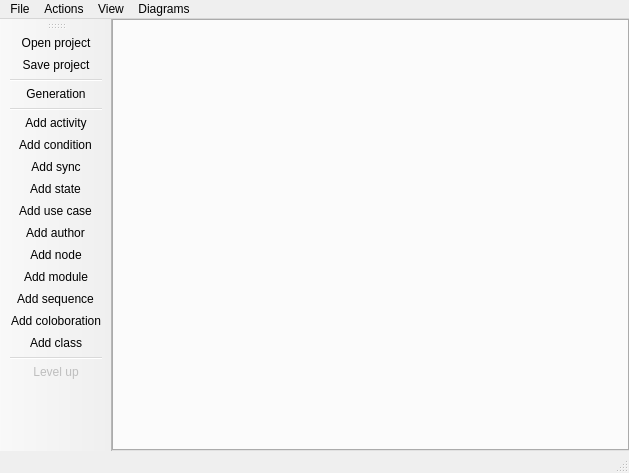
<?xml version="1.0" encoding="UTF-8"?>
<ui version="4.0">
 <class>EnterInputs</class>
 <widget class="QMainWindow" name="EnterInputs">
  <property name="geometry">
   <rect>
    <x>0</x>
    <y>0</y>
    <width>629</width>
    <height>473</height>
   </rect>
  </property>
  <property name="sizePolicy">
   <sizepolicy hsizetype="Maximum" vsizetype="Maximum">
    <horstretch>0</horstretch>
    <verstretch>0</verstretch>
   </sizepolicy>
  </property>
  <property name="windowTitle">
   <string>UML Editor</string>
  </property>
  <property name="windowIcon">
   <iconset>
    <normaloff>:/icons/images/new/network-config.png</normaloff>:/icons/images/new/network-config.png</iconset>
  </property>
  <property name="dockOptions">
   <set>QMainWindow::AllowNestedDocks|QMainWindow::AllowTabbedDocks|QMainWindow::AnimatedDocks</set>
  </property>
  <widget class="QWidget" name="centralWidget">
   <layout class="QVBoxLayout" name="verticalLayout_2">
    <property name="spacing">
     <number>0</number>
    </property>
    <property name="margin">
     <number>0</number>
    </property>
    <item>
     <layout class="QVBoxLayout" name="mainLayout"/>
    </item>
    <item>
     <widget class="QTabWidget" name="datagrams">
      <property name="tabPosition">
       <enum>QTabWidget::North</enum>
      </property>
      <property name="currentIndex">
       <number>-1</number>
      </property>
     </widget>
    </item>
   </layout>
  </widget>
  <widget class="QMenuBar" name="menuBar">
   <property name="geometry">
    <rect>
     <x>0</x>
     <y>0</y>
     <width>629</width>
     <height>18</height>
    </rect>
   </property>
   <widget class="QMenu" name="maFile">
    <property name="title">
     <string>File</string>
    </property>
    <addaction name="actionCreate_project"/>
    <addaction name="actionOpen_project"/>
    <addaction name="actionSave_project"/>
    <addaction name="separator"/>
    <addaction name="actionGeneration"/>
    <addaction name="separator"/>
    <addaction name="actionExit"/>
   </widget>
   <widget class="QMenu" name="maActions">
    <property name="title">
     <string>Actions</string>
    </property>
    <addaction name="actionAdd_activity"/>
    <addaction name="actionAddState"/>
    <addaction name="actionAdd_condition"/>
    <addaction name="actionAdd_sync"/>
    <addaction name="actionAdd_author"/>
    <addaction name="actionAdd_use_case"/>
    <addaction name="actionAdd_node"/>
    <addaction name="actionAdd_module"/>
    <addaction name="actionAdd_coloboration"/>
    <addaction name="actionAdd_sequence"/>
    <addaction name="actionAdd_class"/>
    <addaction name="separator"/>
    <addaction name="actionEdit_name_of_diagram"/>
   </widget>
   <widget class="QMenu" name="menuView">
    <property name="title">
     <string>View</string>
    </property>
    <addaction name="actionShow_toolbar"/>
   </widget>
   <widget class="QMenu" name="menuDiagrams">
    <property name="title">
     <string>Diagrams</string>
    </property>
    <addaction name="actionCreate_activity_diagram"/>
    <addaction name="actionCreate_fsm_diagram"/>
    <addaction name="actionCreate_use_case_diagram"/>
    <addaction name="actionCreate_class_diagram"/>
    <addaction name="actionCreate_topology_diagram"/>
    <addaction name="actionCreate_coloboration_diagram"/>
    <addaction name="actionCreate_sequence_diagram"/>
   </widget>
   <addaction name="maFile"/>
   <addaction name="maActions"/>
   <addaction name="menuView"/>
   <addaction name="menuDiagrams"/>
  </widget>
  <widget class="QToolBar" name="mainToolBar">
   <property name="windowTitle">
    <string>Панель инструментов</string>
   </property>
   <property name="toolTip">
    <string>Панель инструментов</string>
   </property>
   <attribute name="toolBarArea">
    <enum>LeftToolBarArea</enum>
   </attribute>
   <attribute name="toolBarBreak">
    <bool>false</bool>
   </attribute>
   <addaction name="actionOpen_project"/>
   <addaction name="actionSave_project"/>
   <addaction name="separator"/>
   <addaction name="actionGeneration"/>
   <addaction name="separator"/>
   <addaction name="actionAdd_activity"/>
   <addaction name="actionAdd_condition"/>
   <addaction name="actionAdd_sync"/>
   <addaction name="actionAddState"/>
   <addaction name="actionAdd_use_case"/>
   <addaction name="actionAdd_author"/>
   <addaction name="actionAdd_node"/>
   <addaction name="actionAdd_module"/>
   <addaction name="actionAdd_sequence"/>
   <addaction name="actionAdd_coloboration"/>
   <addaction name="actionAdd_class"/>
   <addaction name="separator"/>
   <addaction name="actionLevel_up"/>
  </widget>
  <widget class="QStatusBar" name="statusBar"/>
  <action name="actionAddState">
   <property name="icon">
    <iconset resource="../../share/mainResources.qrc">
     <normaloff>:/icon/StateBody</normaloff>:/icon/StateBody</iconset>
   </property>
   <property name="text">
    <string>Add state</string>
   </property>
   <property name="shortcut">
    <string>+</string>
   </property>
  </action>
  <action name="actionExit">
   <property name="icon">
    <iconset resource="../../share/mainResources.qrc">
     <normaloff>:/icons/images/exit.png</normaloff>:/icons/images/exit.png</iconset>
   </property>
   <property name="text">
    <string>Exit</string>
   </property>
   <property name="shortcut">
    <string>Ctrl+Q</string>
   </property>
  </action>
  <action name="actionGeneration">
   <property name="icon">
    <iconset resource="../../share/mainResources.qrc">
     <normaloff>:/icons/images/finish.png</normaloff>:/icons/images/finish.png</iconset>
   </property>
   <property name="text">
    <string>Generation</string>
   </property>
   <property name="shortcut">
    <string>Ctrl+R</string>
   </property>
  </action>
  <action name="actionLevel_up">
   <property name="enabled">
    <bool>false</bool>
   </property>
   <property name="icon">
    <iconset resource="../../share/mainResources.qrc">
     <normaloff>:/icons/images/go-up.png</normaloff>:/icons/images/go-up.png</iconset>
   </property>
   <property name="text">
    <string>Level up</string>
   </property>
   <property name="toolTip">
    <string>Level up</string>
   </property>
   <property name="shortcut">
    <string>PgUp, Backspace</string>
   </property>
  </action>
  <action name="actionSave_project">
   <property name="icon">
    <iconset resource="../../share/mainResources.qrc">
     <normaloff>:/textedit/images/filesave.png</normaloff>:/textedit/images/filesave.png</iconset>
   </property>
   <property name="text">
    <string>Save project</string>
   </property>
   <property name="toolTip">
    <string>Save project</string>
   </property>
   <property name="shortcut">
    <string>Ctrl+S</string>
   </property>
  </action>
  <action name="actionOpen_project">
   <property name="icon">
    <iconset resource="../../share/mainResources.qrc">
     <normaloff>:/icons/images/document-open.png</normaloff>:/icons/images/document-open.png</iconset>
   </property>
   <property name="text">
    <string>Open project</string>
   </property>
   <property name="toolTip">
    <string>Open project</string>
   </property>
   <property name="shortcut">
    <string>Ctrl+O</string>
   </property>
  </action>
  <action name="actionCreate_project">
   <property name="icon">
    <iconset resource="../../share/mainResources.qrc">
     <normaloff>:/icons/images/document-new.png</normaloff>:/icons/images/document-new.png</iconset>
   </property>
   <property name="text">
    <string>Create project</string>
   </property>
   <property name="shortcut">
    <string>Ctrl+N</string>
   </property>
  </action>
  <action name="actionAdd_activity">
   <property name="icon">
    <iconset resource="../../share/mainResources.qrc">
     <normaloff>:/icon/icons/idea.png</normaloff>:/icon/icons/idea.png</iconset>
   </property>
   <property name="text">
    <string>Add activity</string>
   </property>
   <property name="toolTip">
    <string>Add activity</string>
   </property>
   <property name="shortcut">
    <string>+</string>
   </property>
  </action>
  <action name="actionAdd_condition">
   <property name="icon">
    <iconset resource="../../share/mainResources.qrc">
     <normaloff>:/icon/icons/messagebox_warning.png</normaloff>:/icon/icons/messagebox_warning.png</iconset>
   </property>
   <property name="text">
    <string>Add condition</string>
   </property>
   <property name="shortcut">
    <string>+</string>
   </property>
  </action>
  <action name="actionAdd_sync">
   <property name="icon">
    <iconset resource="../../share/mainResources.qrc">
     <normaloff>:/icon/icons/run.png</normaloff>:/icon/icons/run.png</iconset>
   </property>
   <property name="text">
    <string>Add sync</string>
   </property>
   <property name="toolTip">
    <string>Add sync</string>
   </property>
  </action>
  <action name="actionAdd_author">
   <property name="icon">
    <iconset resource="../../share/mainResources.qrc">
     <normaloff>:/icon/UseCaseBody</normaloff>:/icon/UseCaseBody</iconset>
   </property>
   <property name="text">
    <string>Add author</string>
   </property>
   <property name="toolTip">
    <string>Add author</string>
   </property>
  </action>
  <action name="actionAdd_use_case">
   <property name="icon">
    <iconset resource="../../share/mainResources.qrc">
     <normaloff>:/icon/icons/games.png</normaloff>:/icon/icons/games.png</iconset>
   </property>
   <property name="text">
    <string>Add use case</string>
   </property>
  </action>
  <action name="actionAdd_node">
   <property name="icon">
    <iconset resource="../../share/mainResources.qrc">
     <normaloff>:/icon/TopologyBody</normaloff>:/icon/TopologyBody</iconset>
   </property>
   <property name="text">
    <string>Add node</string>
   </property>
   <property name="toolTip">
    <string>Add node</string>
   </property>
  </action>
  <action name="actionAdd_module">
   <property name="icon">
    <iconset resource="../../share/mainResources.qrc">
     <normaloff>:/icon/ClassBody</normaloff>:/icon/ClassBody</iconset>
   </property>
   <property name="text">
    <string>Add module</string>
   </property>
   <property name="toolTip">
    <string>Add module</string>
   </property>
  </action>
  <action name="actionAdd_coloboration">
   <property name="icon">
    <iconset resource="../../share/mainResources.qrc">
     <normaloff>:/icon/CollaborationBody</normaloff>:/icon/CollaborationBody</iconset>
   </property>
   <property name="text">
    <string>Add coloboration</string>
   </property>
   <property name="toolTip">
    <string>Add coloboration</string>
   </property>
  </action>
  <action name="actionShow_toolbar">
   <property name="checkable">
    <bool>true</bool>
   </property>
   <property name="checked">
    <bool>true</bool>
   </property>
   <property name="icon">
    <iconset resource="../../share/mainResources.qrc">
     <normaloff>:/icon/icons/run.png</normaloff>:/icon/icons/run.png</iconset>
   </property>
   <property name="text">
    <string>Show toolbar</string>
   </property>
   <property name="toolTip">
    <string>Show toolbar</string>
   </property>
  </action>
  <action name="actionAdd_sequence">
   <property name="icon">
    <iconset resource="../../share/mainResources.qrc">
     <normaloff>:/icon/SequenceBody</normaloff>:/icon/SequenceBody</iconset>
   </property>
   <property name="text">
    <string>Add sequence</string>
   </property>
  </action>
  <action name="actionAdd_class">
   <property name="icon">
    <iconset resource="../../share/mainResources.qrc">
     <normaloff>:/icon/icons/file-manager.png</normaloff>:/icon/icons/file-manager.png</iconset>
   </property>
   <property name="text">
    <string>Add class</string>
   </property>
  </action>
  <action name="actionCreate_activity_diagram">
   <property name="icon">
    <iconset resource="../../share/mainResources.qrc">
     <normaloff>:/icon/ActivityBody</normaloff>:/icon/ActivityBody</iconset>
   </property>
   <property name="text">
    <string>Create activity diagram</string>
   </property>
  </action>
  <action name="actionCreate_fsm_diagram">
   <property name="icon">
    <iconset resource="../../share/mainResources.qrc">
     <normaloff>:/icon/StateBody</normaloff>:/icon/StateBody</iconset>
   </property>
   <property name="text">
    <string>Create fsm diagram</string>
   </property>
  </action>
  <action name="actionCreate_coloboration_diagram">
   <property name="icon">
    <iconset resource="../../share/mainResources.qrc">
     <normaloff>:/icon/CollaborationBody</normaloff>:/icon/CollaborationBody</iconset>
   </property>
   <property name="text">
    <string>Create coloboration diagram</string>
   </property>
  </action>
  <action name="actionCreate_sequence_diagram">
   <property name="icon">
    <iconset resource="../../share/mainResources.qrc">
     <normaloff>:/icon/SequenceBody</normaloff>:/icon/SequenceBody</iconset>
   </property>
   <property name="text">
    <string>Create sequence diagram</string>
   </property>
  </action>
  <action name="actionCreate_class_diagram">
   <property name="icon">
    <iconset resource="../../share/mainResources.qrc">
     <normaloff>:/icon/ClassBody</normaloff>:/icon/ClassBody</iconset>
   </property>
   <property name="text">
    <string>Create class diagram</string>
   </property>
  </action>
  <action name="actionCreate_topology_diagram">
   <property name="icon">
    <iconset resource="../../share/mainResources.qrc">
     <normaloff>:/icon/TopologyBody</normaloff>:/icon/TopologyBody</iconset>
   </property>
   <property name="text">
    <string>Create topology diagram</string>
   </property>
  </action>
  <action name="actionCreate_use_case_diagram">
   <property name="icon">
    <iconset resource="../../share/mainResources.qrc">
     <normaloff>:/icon/UseCaseBody</normaloff>:/icon/UseCaseBody</iconset>
   </property>
   <property name="text">
    <string>Create use case diagram</string>
   </property>
  </action>
  <action name="actionEdit_name_of_diagram">
   <property name="icon">
    <iconset resource="../../share/mainResources.qrc">
     <normaloff>:/icon/icons/pencil.png</normaloff>:/icon/icons/pencil.png</iconset>
   </property>
   <property name="text">
    <string>Edit name of diagram</string>
   </property>
   <property name="toolTip">
    <string>Edit name of active diagram</string>
   </property>
  </action>
 </widget>
 <layoutdefault spacing="6" margin="11"/>
 <resources>
  <include location="../../share/mainResources.qrc"/>
 </resources>
 <connections/>
</ui>
